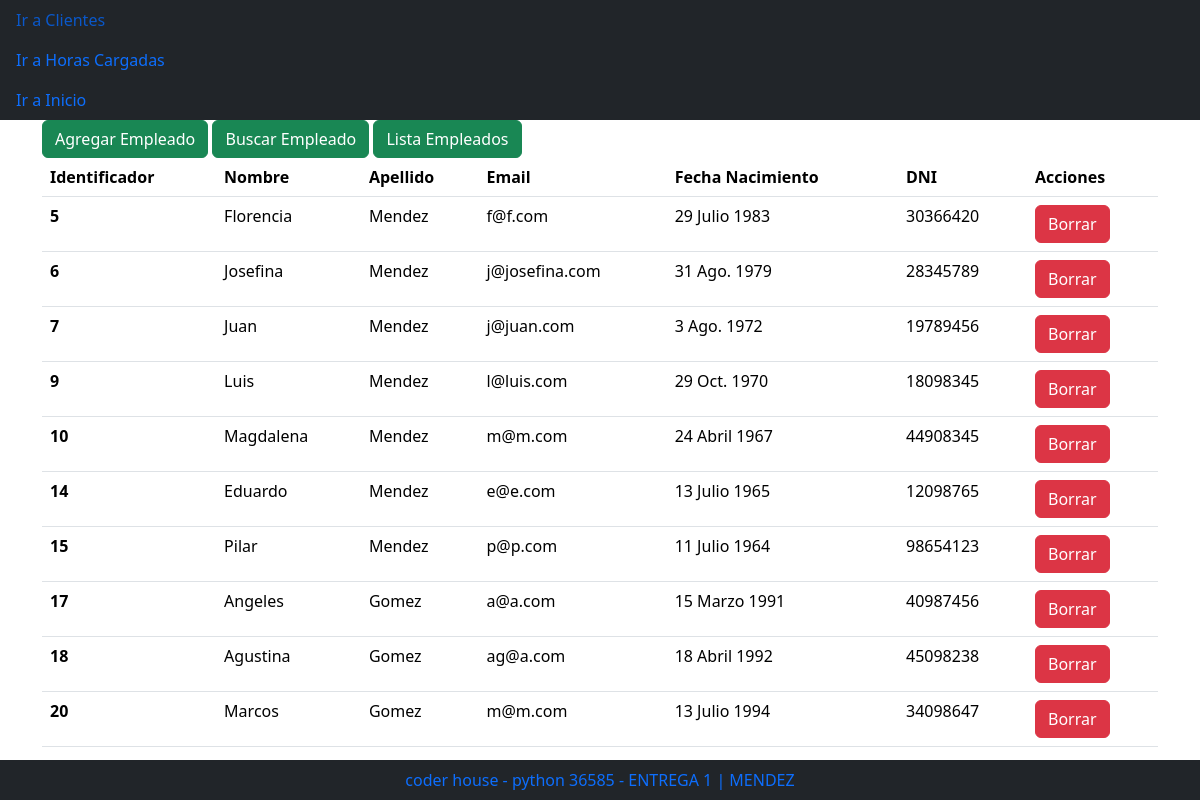
/empleados/, run on an earlier commit of the app's database.
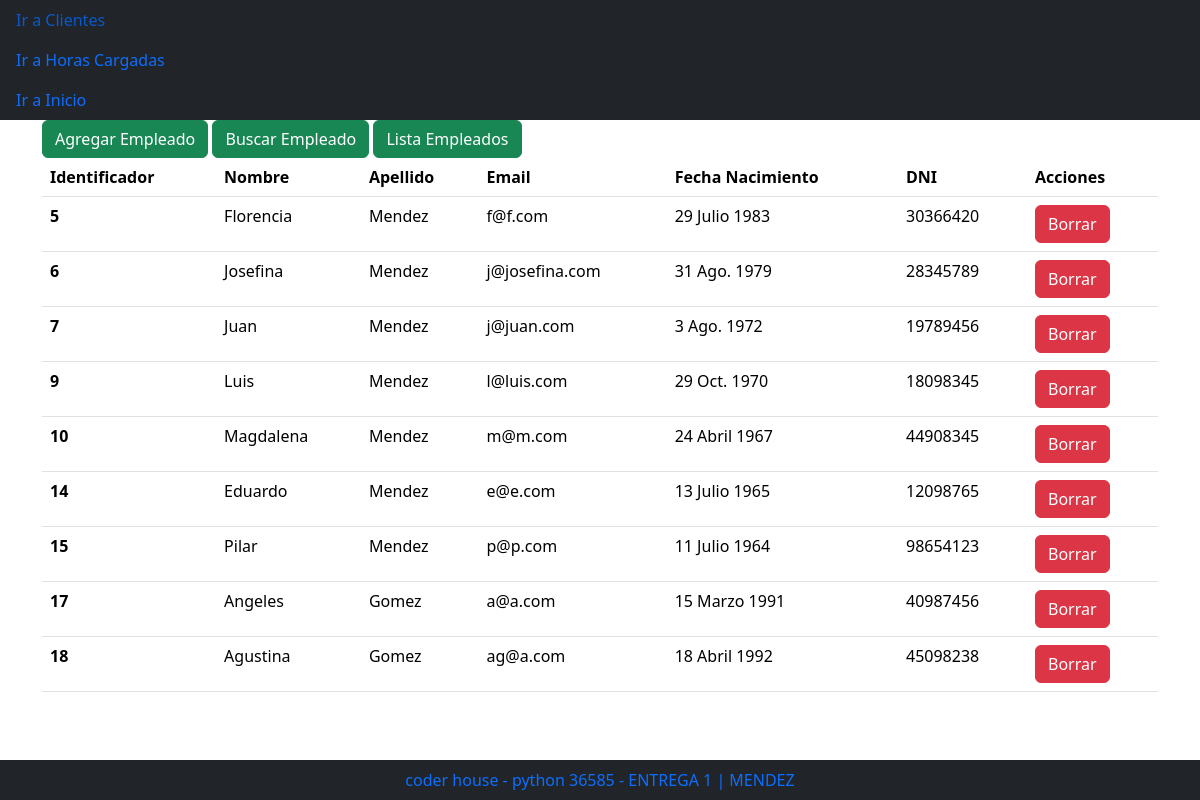
And on a later commit of the database.
### familia/models.py (models this page shows)
class Empleado(models.Model):
    nombre = models.CharField(max_length=100)
    apellido = models.CharField(max_length=100)
    email = models.CharField(max_length=100)
    fecha_nacimiento = models.DateField()
    dni = models.IntegerField()

### familia/views.py (the view)
# urls.py: path('empleados/', views.ir_a_empleados, name="empleados"),
def ir_a_empleados(request):
    empleados = Empleado.objects.all()
    template = loader.get_template('empleados/lista_empleados.html')
    context = {
        'empleados': empleados,
    }
    return HttpResponse(template.render(context, request))

### familia/templates/empleados/lista_empleados.html
{% extends "empleados/base_empleados.html" %}
{% load bootstrap5 %}
{% block cuerpo %}
<div class="container">
  <div class="row">
    <div class="col">
      {% url 'agregar_empleado' as agregar_empleado_url %}
      {% url 'buscar_empleado' as buscar_empleado_url %}
      {% url 'empleados' as empleados_url %}
      {% bootstrap_button "Agregar Empleado" button_class="btn-success" button_type="link" href=agregar_empleado_url %}
      {% bootstrap_button "Buscar Empleado" button_class="btn-success" button_type="link" href=buscar_empleado_url %}
      {% bootstrap_button "Lista Empleados" button_class="btn-success" button_type="link" href=empleados_url %}
    <div>
  <div>
  <div class="row">
    <div class="col">
        {% if empleados %}
        <table class="table">
            <thead>
                <th scope="col">Identificador</th>
                <th scope="col">Nombre</th>
                <th scope="col">Apellido</th>
                <th scope="col">Email</th>
                <th scope="col">Fecha Nacimiento</th>
                <th scope="col">DNI</th>
                <th scope="col">Acciones</th>
            </thead>
            {% for e in empleados %}
            <tbody>
                <tr>
                    <th scope="row">{{e.id}} </th>
                    <td> {{e.nombre}} </td>
                    <td> {{e.apellido}} </td>
                    <td> {{e.email}} </td>
                    <td> {{e.fecha_nacimiento}} </td>
                    <td> {{e.dni}} </td>
                    {% url 'borrar_empleado' identificador=e.id as borrar_empleado_url %}
                    <td>{% bootstrap_button "Borrar" size="sm" button_class="btn-danger" button_type="link" href=borrar_empleado_url %}</td>
                </tr>
            </tbody>
            {% endfor %}
        </table>
        {% else %}
            <p>No tienes empleados cargados</p>
        {% endif %}
    </div>
  </div>
</div>
{% endblock %}

What changed in the data, as far as the page shows it:
removed Empleado: id "20", nombre "Marcos", apellido "Gomez", email "m@m.com", fecha_nacimiento "13 Julio 1994", dni "34098647", bootstrap_button "Borrar"
